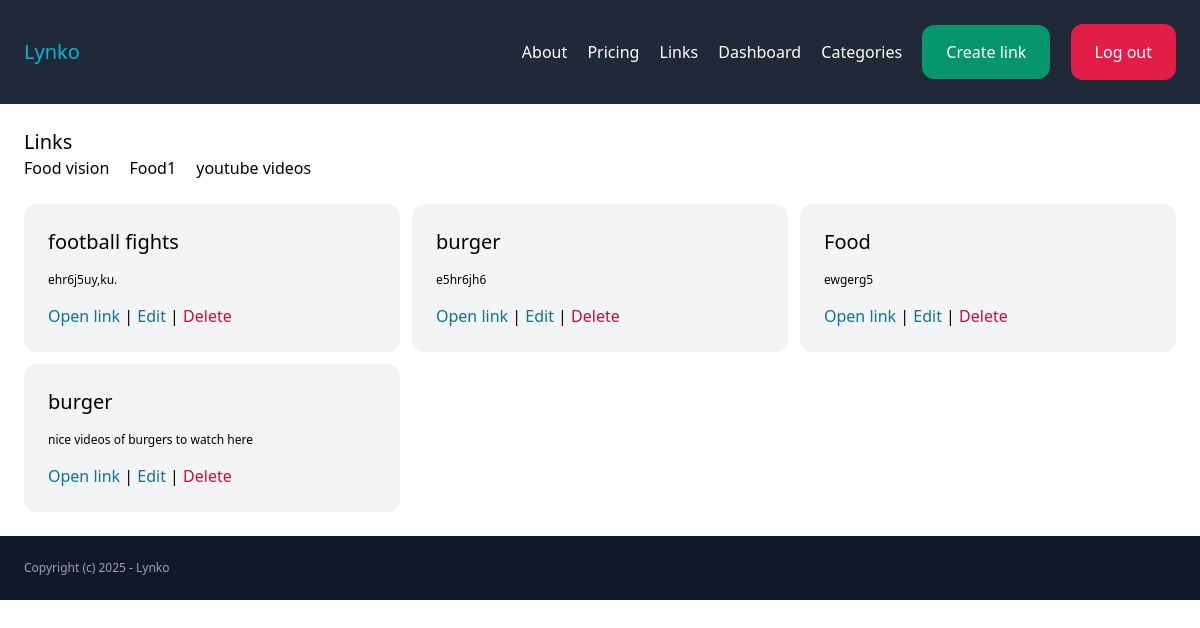
The page /links/?category=4 (signed in) on the database its author committed.
### link/models.py (models this page shows, shortened)
class Category(models.Model):
    name = models.CharField(max_length=255)
    created_by = models.ForeignKey(User, related_name='categories', on_delete=models.CASCADE)
    created_at = models.DateTimeField(auto_now_add=True)
    class Meta:
        ordering =('name',)

class Link(models.Model):
    category = models.ForeignKey(Category, related_name='links', on_delete=models.CASCADE)
    name = models.CharField(max_length=255)
    description = models.TextField(blank=True, null=True)
    url = models.CharField(max_length=255)
    created_by = models.ForeignKey(User, related_name='links', on_delete=models.CASCADE)
    created_at = models.DateTimeField(auto_now_add=True)
    class Meta:
        ordering = ('-created_at',)

### link/views.py (the view)
# urls.py: path('', views.links, name='links'),
@login_required
def links(request):
    category = request.GET.get('category', '')
    links = Link.objects.filter(created_by = request.user)
    if category:
        links = links.filter(category_id=category)
    return render(request, 'link/links.html',{
        'links': links,
        'category': category,
    })

### link/templates/link/links.html (shortened to what this page needs)
{% extends 'core/base.html' %}
{% block content %}
    <h1 class="mb6 text-xl">Links</h1>
    <div class="mb-6 space-x-4 space-x-4" >
        {% for category in request.user.categories.all %}
            <a href="{% url 'link:links' %}?category={{ category.id }}">{{ category.name }}</a>
        {% endfor %}
    </div>
    <div class="grid grid-cols-3 gap-3">
        {% for link in links %}
            <div class="bg-gray-100 p-6 rounded-xl">
                <h2 class="mb-4 text-xl">{{ link.name }}</h2>
                {% if link.description %}
                    <p class="mb-4 text-xs">{{ link.description}}</p>
                {% endif%}
                <a href="{{ link.url }}" class="text-cyan-700" target="_blank">Open link</a>
                |
                <a href="{% url 'link:edit_link' link.id %}" class="text-cyan-700">Edit</a>
                |
                <a href="{% url 'link:delete_link' link.id %}" class="text-rose-700">Delete</a>
            </div>
        {% empty %}
            <div class="bg-rose-200 p-6 rounded-xl">
                You don't have any links for this filter..... please add some links first
            </div>
        {% endfor %}
    </div>
{% endblock %}

### rows shown on the page
Category: name "Food vision"
Category: name "Food1"
Category: name "youtube videos"
Link: name "football fights", description "ehr6j5uy,ku."
Link: name "burger", description "e5hr6jh6"
Link: name "Food", description "ewgerg5"
Link: name "burger", description "nice videos of burgers to watch here"
